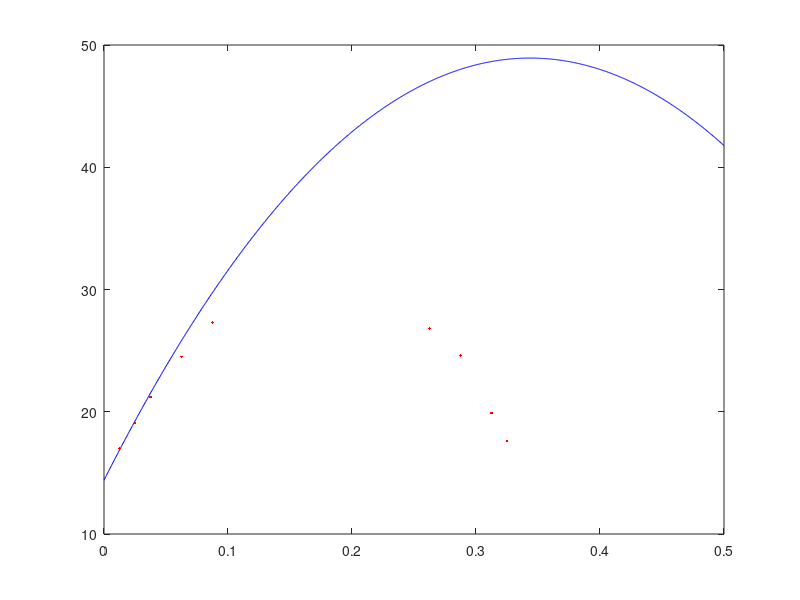

Here is the MATLAB script that generated this plot: (Note: this script raises an error after producing the figure.)
%%% Math 547 - Matlab Assignment #1

% Will Flowers


% Part I: Fundamentals of Vector Projections onto Subspaces of R^n

v1=[1 5 7 9]';  v2=[2 1 4 0]';  v3=[1 -1 -1 2]'; % The 3 column vectors v1, v2, v3

% Question 1 
B=[v1,v2,v3]
C = rank(B)

% Since the rank of the matrix is 3, which is equal to "m" (4X3), the
% column vectors are linearly independent, thm 3.2.8

%Question 2 
D=norm(v1)
E=norm(v2)
F=norm(v3)
%Firstly, the length of all vectors in an orthonormal basis must be 1,
%which they aren't here.  Furthermore
G=dot(v1,v2)
H=dot(v1,v3)
I=dot(v2,v3)
%These vectors are not perpindicular to each other, or their dot product
%would equal 0, which it is not. 

%Question 3-Gram-Schmidt, use procedure learned in class to make an orthonormal basis.
u1 = (1/norm(v1))*(v1) %Making v1 a unit vector
J = norm(u1) %It is indeed a unit vector

v2perp = v2-(dot(u1,v2))*u1
u2 = (1/norm(v2perp))*v2perp
K = norm(u2) %It is indeed a unit vector

v3perp = v3-dot(u1,v3)*u1-dot(u2,v3)*u2
u3 = (1/norm(v3perp))*v3perp
L = norm(u3) %It is indeed a unit vector
 
%Check whether they are perpindicular to one another
M = dot(u1,u2)
N = dot(u1, u3)
O = dot(u2,u3)
%Since these are decimal approximations, this is good enough

%The Q-R Factorization
[Q,R]=qr(B,0)
P = [u1,u2,u3]

% Q and P are the same (Except for a few negatives, which you said to
% ignore, so this checks out


%Question 4 - P-Matrix
Pmatrix = P*P'
%According with thm 5.3.10, the p matrix is q*q', where q is the
%orthonormal matrix

%Question 5
b1=[1,2,3,4]'
b2=[0,3,-2,26]'

Tb1=Pmatrix*b1
Tb2=Pmatrix*b2

%Tb2 returns b2.  This is because b2 is redundant with the original vectors
%that we used to make the orthonormal basis
% Part II: Fitting a Parabola to the Height of a Projectile

%Question 6
%Time in seconds
v4 = [0.0125, 0.0250, 0.0375, 0.0625, 0.0875, 0.2625, 0.2875, 0.3125, 0.3250]'
%Height in cm
v5 = [17, 19.1, 21.2, 24.5, 27.3, 26.8, 24.6, 19.9, 17.6]'

%Question 7
%v4 squared
column1 = [0.000156,0.000625,0.00141,0.00391,0.00766,0.0689,0.0826,0.0977,0.1056]'
column2 = v4
column3 = [1,1,1,1,1,1,1,1,1]'

matrixA = [column1,column2,column3] %Make the matrix A
Aaug = [matrixA,v5]
Q = rref(Aaug)

%There is no solution here because the 4th row says 0 = 1, which is
%impossible
 
%Question 8,
% Since there is no solution to the equation, and vectors of matrix A are linearly independent, we can use thm. 5.4.6 to find
% x*, the unique least squares solution

xstar = (inv(((matrixA')*(matrixA))))*(matrixA')*(v5)

%Question 9-graph
 t = linspace(0,.5,1000);
 y = -.5*(585)*(t.^2)+201*(t)+14.4
 plot (t,y,'b-') 
 hold on
 plot(v4,v5,'r.')

%Something went wrong, can't tell what it was.  

%Part III: Fitting an Exponential Curve to Global Human Population Growth

population=[500 795 1265 1656 2516 5760 6477]';  %in millions of people, data from Population Reference Bureau
year=[1650 1750 1850 1900 1950 1995 2005]'; 

%Question 10

ystar = log(a) + r*t;

column4 = [1,1,1,1,1,1,1]'
column5 = year
matrixB = [column4,column5]

%Question 11
ystar = inv((matrixB')*(matrixB))*matrixB'*population
ystar1 = ystar'

%Question 12

t2 = linspace(1500,2020,520)
y2 = exp(exp(-10.3)) + exp(0.0015*t2)

plot(t2,y2, 'b-')
hold on
plot(year,population,'r.')

% Again something happened, and I can't tell what it is, but this equation
% is not a good model for the data

%Question 13 squared error

vector1 = exp(exp(-10.3)) + exp(0.0015*population)

squarederror = (population - vector1).^2

plot(squarederror, year,'g.');
